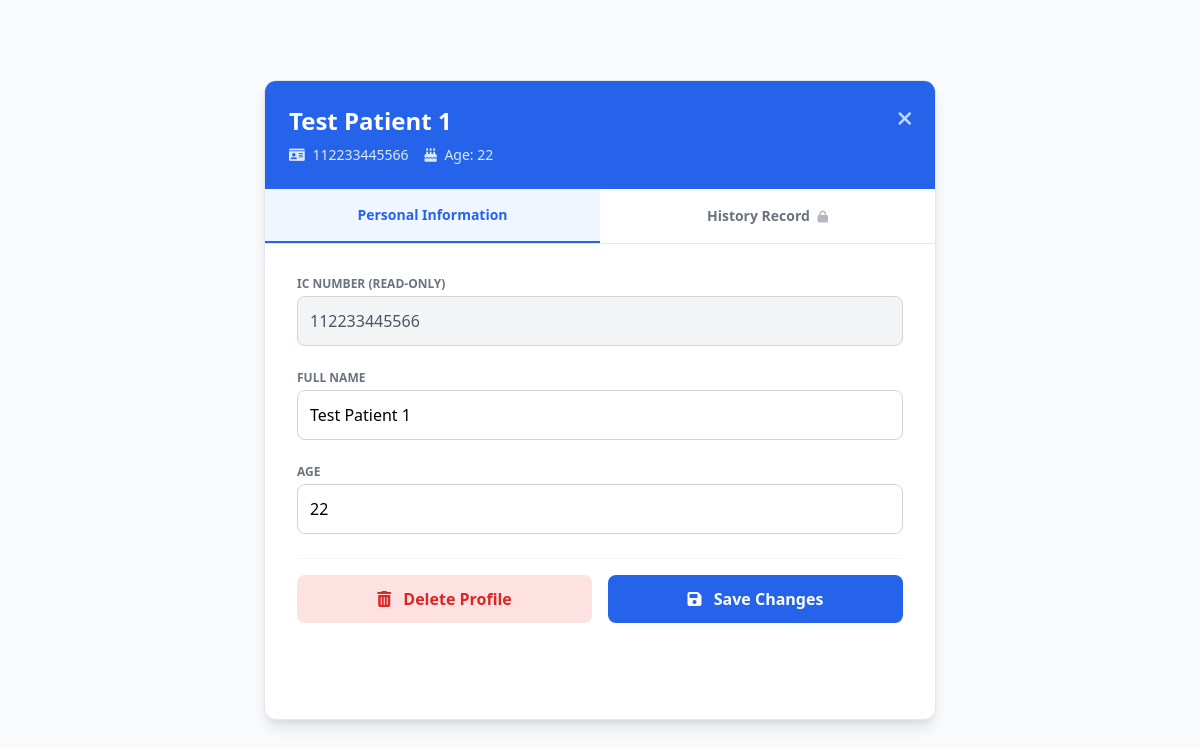
Page /nurse/view_patient/112233445566 (signed in) on the committed database.
### app.py (models this page shows)
class Patient(db.Model):
    id = db.Column(db.Integer, primary_key=True)
    ic_number = db.Column(db.String(20), unique=True, nullable=False)
    name = db.Column(db.String(100), nullable=False)
    age = db.Column(db.String(10), nullable=False)
    visits = db.relationship("Visit", backref="patient", lazy=True)

### app.py (the view)
@app.route("/nurse/view_patient/<ic>")
def view_patient_page(ic):
    p = Patient.query.filter_by(ic_number=ic).first_or_404()
    return render_template("nurse_patient_view.html", patient=p)

### templates/nurse_patient_view.html (shortened to what this page needs)
<!DOCTYPE html>
<html lang="en">
<head>
    <script src="https://cdn.tailwindcss.com"></script>
    <link href="https://cdnjs.cloudflare.com/ajax/libs/font-awesome/6.0.0/css/all.min.css" rel="stylesheet">
</head>
<body class="bg-gray-50 h-screen flex flex-col items-center justify-center font-sans">
    <div class="bg-white p-0 rounded-xl shadow-lg border border-gray-200 w-full max-w-2xl overflow-hidden flex flex-col h-[80vh]">
        <div class="bg-blue-600 p-6 text-white shrink-0 relative">
            <a href="/nurse/dashboard" class="absolute top-6 right-6 text-blue-200 hover:text-white transition">
                <i class="fas fa-times text-xl"></i>
            </a>
            <h1 class="text-2xl font-bold">{{ patient.name }}</h1>
            <div class="flex items-center gap-4 mt-2 text-sm text-blue-100">
                <span><i class="fas fa-id-card mr-1"></i> {{ patient.ic_number }}</span>
                <span><i class="fas fa-birthday-cake mr-1"></i> Age: {{ patient.age }}</span>
            </div>
        </div>
        <div class="flex border-b border-gray-200 shrink-0">
            <button onclick="switchTab('info')" id="tab-info" class="flex-1 py-4 font-bold text-sm text-blue-600 border-b-2 border-blue-600 bg-blue-50 transition">
                Personal Information
            </button>
            <button onclick="switchTab('history')" id="tab-history" class="flex-1 py-4 font-bold text-sm text-gray-500 hover:text-gray-700 transition">
                History Record <i class="fas fa-lock text-xs ml-1 opacity-50"></i>
            </button>
        </div>
        <div class="flex-1 overflow-y-auto p-8 relative">
            <div id="content-info" class="space-y-6">
                <div>
                    <label class="block text-xs font-bold text-gray-500 uppercase mb-1">IC Number (Read-Only)</label>
                    <input id="p-ic" value="{{ patient.ic_number }}" readonly class="w-full bg-gray-100 border border-gray-300 p-3 rounded-lg text-gray-600 cursor-not-allowed">
                </div>
                <div>
                    <label class="block text-xs font-bold text-gray-500 uppercase mb-1">Full Name</label>
                    <input id="p-name" value="{{ patient.name }}" class="w-full border border-gray-300 p-3 rounded-lg focus:border-blue-500 outline-none">
                </div>
                <div>
                    <label class="block text-xs font-bold text-gray-500 uppercase mb-1">Age</label>
                    <input id="p-age" value="{{ patient.age }}" class="w-full border border-gray-300 p-3 rounded-lg focus:border-blue-500 outline-none">
                </div>
                <div class="flex gap-4 pt-4 border-t border-gray-100 mt-6">
                    <button onclick="deletePatient()" class="flex-1 bg-red-100 hover:bg-red-200 text-red-600 font-bold py-3 rounded-lg transition">
                        <i class="fas fa-trash-alt mr-2"></i> Delete Profile
                    </button>
                    <button onclick="savePatient()" class="flex-1 bg-blue-600 hover:bg-blue-700 text-white font-bold py-3 rounded-lg transition">
                        <i class="fas fa-save mr-2"></i> Save Changes
                    </button>
                </div>
            </div>
        </div>
    </div>
</body>
</html>

### rows in the picture
Patient: name "Test Patient 1", ic_number "112233445566", age "22"
